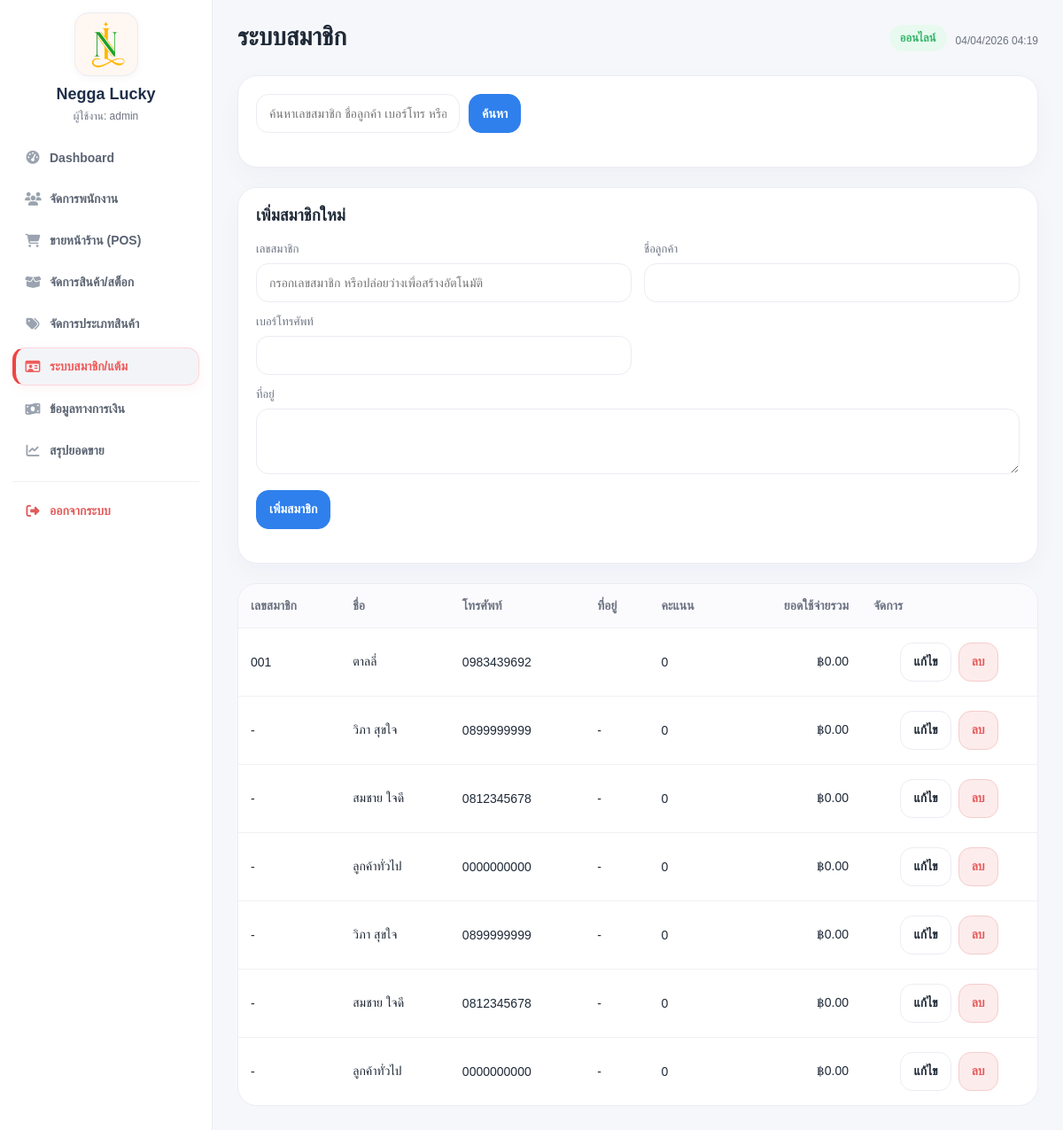
Page /negga-pos/customers.php (signed in) on the committed database.
### tables this page shows
CREATE TABLE `customers` (
  `id` int(11) NOT NULL,
  `member_code` varchar(30) DEFAULT NULL,
  `name` varchar(100) NOT NULL,
  `phone` varchar(30) DEFAULT NULL,
  `address` text DEFAULT NULL,
  `points` int(11) NOT NULL DEFAULT 0,
  `total_spent` decimal(10,2) NOT NULL DEFAULT 0.00,
  `created_at` timestamp NOT NULL DEFAULT current_timestamp()
);

### negga-pos/includes/functions.php (called while the page is built, shortened)
<?php
function e(?string $value): string
{
    return htmlspecialchars((string)$value, ENT_QUOTES, 'UTF-8');
}
function money($amount): string
{
    return number_format((float)$amount, 2);
}

### negga-pos/includes/auth.php (called while the page is built, shortened)
<?php
require_once __DIR__ . '/functions.php';
function current_user_role(): ?string {
    return $_SESSION['user']['role'] ?? null;
}
function is_admin(): bool {
    return current_user_role() === 'admin';
}

### negga-pos/customers.php (the view, shortened to what this page needs)
<?php
require_once __DIR__ . '/includes/auth.php';
function customer_column_exists(PDO $pdo, string $table, string $column): bool
{
    $stmt = $pdo->prepare("
        SELECT COUNT(*)
        FROM INFORMATION_SCHEMA.COLUMNS
        WHERE TABLE_SCHEMA = DATABASE()
          AND TABLE_NAME = :table
          AND COLUMN_NAME = :column
    ");
    $stmt->execute([
        'table' => $table,
        'column' => $column,
    ]);
    return (int)$stmt->fetchColumn() > 0;
}
$hasMemberCode = customer_column_exists($pdo, 'customers', 'member_code');
$editingCustomer = null;
$search = trim($_GET['search'] ?? '');
$sql = 'SELECT * FROM customers WHERE 1=1';
$params = [];
$sql .= ' ORDER BY id DESC';
$stmt = $pdo->prepare($sql);
$stmt->execute($params);
$customers = $stmt->fetchAll(PDO::FETCH_ASSOC);
require __DIR__ . '/includes/header.php';
?>
<div class="card mb-4">
    <form class="toolbar" method="get">
        <div class="filters">
            <input
                class="input"
                type="text"
                name="search"
                placeholder="ค้นหาเลขสมาชิก ชื่อลูกค้า เบอร์โทร หรือที่อยู่"
                value="<?= e($search) ?>"
            >
            <button class="btn primary" type="submit">ค้นหา</button>
        </div>
    </form>
</div>
<div class="card mb-4">
    <h3 style="margin-top:0"><?= $editingCustomer ? 'แก้ไขข้อมูลลูกค้า' : 'เพิ่มสมาชิกใหม่' ?></h3>
    <form method="post" class="form-grid form-grid-2">
        <?php if ($hasMemberCode): ?>
            <div class="form-group">
                <label>เลขสมาชิก</label>
                <input
                    class="input"
                    name="member_code"
                    value="<?= e($editingCustomer['member_code'] ?? ($_POST['member_code'] ?? '')) ?>"
                    placeholder="กรอกเลขสมาชิก หรือปล่อยว่างเพื่อสร้างอัตโนมัติ"
                >
            </div>
        <?php endif; ?>
        <div class="form-group">
            <label>ชื่อลูกค้า</label>
            <input
                class="input"
                name="name"
                required
                value="<?= e($editingCustomer['name'] ?? ($_POST['name'] ?? '')) ?>"
            >
        </div>
        <div class="form-group">
            <label>เบอร์โทรศัพท์</label>
            <input
                class="input"
                name="phone"
                value="<?= e($editingCustomer['phone'] ?? ($_POST['phone'] ?? '')) ?>"
            >
        </div>
        <div class="form-group full-row">
            <label for="address">ที่อยู่</label>
            <textarea
                id="address"
                name="address"
                class="input"
                rows="3"
                style="height:auto;padding:12px 14px;"
            ><?= e($editingCustomer['address'] ?? ($_POST['address'] ?? '')) ?></textarea>
        </div>
        <div class="form-group full-row" style="display:flex;align-items:end;gap:10px;flex-wrap:wrap;">
            <button class="btn primary" type="submit">
                <?= $editingCustomer ? 'บันทึกการแก้ไข' : 'เพิ่มสมาชิก' ?>
            </button>
        </div>
    </form>
</div>
<div class="table-wrap">
    <table>
        <thead>
            <tr>
                <?php if ($hasMemberCode): ?>
                    <th>เลขสมาชิก</th>
                <?php endif; ?>
                <th>ชื่อ</th>
                <th>โทรศัพท์</th>
                <th>ที่อยู่</th>
                <th>คะแนน</th>
                <th class="text-right">ยอดใช้จ่ายรวม</th>
                <th class="text-center">จัดการ</th>
            </tr>
        </thead>
        <tbody>
        <?php foreach ($customers as $customer): ?>
            <tr>
                <?php if ($hasMemberCode): ?>
                    <td><?= e($customer['member_code'] ?? '-') ?></td>
                <?php endif; ?>
                <td><?= e($customer['name']) ?></td>
                <td><?= e($customer['phone']) ?></td>
                <td><?= nl2br(e($customer['address'] ?? '-')) ?></td>
                <td><?= (int)$customer['points'] ?></td>
                <td class="text-right">฿<?= money($customer['total_spent']) ?></td>
                <td class="text-center">
                    <div style="display:flex; gap:8px; justify-content:center; flex-wrap:wrap;">
                        <a
                            href="customers.php?edit=<?= (int)$customer['id'] ?>"
                            class="btn"
                            style="text-decoration:none;"
                        >
                            แก้ไข
                        </a>
                        <form method="post" onsubmit="return confirm('ยืนยันการลบข้อมูลลูกค้าคนนี้?');" style="display:inline;">
                            <button class="btn danger" type="submit">ลบ</button>
                        </form>
                    </div>
                </td>
            </tr>
        <?php endforeach; ?>
        </tbody>
    </table>
</div>
<?php require __DIR__ . '/includes/footer.php'; ?>

### negga-pos/includes/header.php (shortened to what this page needs)
<?php
require_once __DIR__ . '/auth.php';
$currentPage = basename($_SERVER['PHP_SELF']);
$pageName = match ($currentPage) {
    'index.php' => 'ภาพรวมระบบ',
    'products.php' => 'รายการสินค้าและสต็อก',
    'product_create.php' => 'เพิ่มสินค้าใหม่',
    'product_edit.php' => 'แก้ไขสินค้า',
    'pos.php' => 'ขายหน้าร้าน (POS)',
    'customers.php' => 'ระบบสมาชิก',
    'sales.php' => 'ประวัติการขาย',
    'sale_receipt.php' => 'ใบเสร็จ',
    'reports.php' => 'รายงานกราฟยอดขาย',
    'employees.php' => 'จัดการพนักงาน',
    'categories.php' => 'จัดการประเภทสินค้า',
    'finance.php' => 'ข้อมูลทางการเงิน',
    default => 'NEGGA POS'
};
?>
<!doctype html>
<html lang="th">
<head>
    <link rel="stylesheet" href="assets/style.css">
    <link rel="stylesheet" href="https://cdnjs.cloudflare.com/ajax/libs/font-awesome/6.5.0/css/all.min.css">
</head>
<body>
<div class="layout">
<div class="sidebar">
  <div class="sidebar-top">
    <div class="brand-box">
      <img src="assets/logo.png" alt="Logo" class="brand-logo">
      <h2 class="brand-title">Negga Lucky</h2>
      <div class="mini-text">ผู้ใช้งาน: <?= e($_SESSION['user']['username'] ?? 'Admin') ?></div>
    </div>
    <nav class="nav-menu">
      <a href="index.php" class="nav-link <?= $currentPage === 'index.php' ? 'active' : '' ?>">
        <i class="fa-solid fa-gauge-high"></i><span>Dashboard</span>
      </a>
      <?php if (is_admin()): ?>
      <a href="employees.php" class="nav-link <?= $currentPage === 'employees.php' ? 'active' : '' ?>">
        <i class="fa-solid fa-users"></i><span>จัดการพนักงาน</span>
      </a>
      <?php endif; ?>
      <a href="pos.php" class="nav-link <?= $currentPage === 'pos.php' ? 'active' : '' ?>">
        <i class="fa-solid fa-cart-shopping"></i><span>ขายหน้าร้าน (POS)</span>
      </a>
      <a href="products.php" class="nav-link <?= $currentPage === 'products.php' ? 'active' : '' ?>">
        <i class="fa-solid fa-box-open"></i><span>จัดการสินค้า/สต็อก</span>
      </a>
      <a href="categories.php" class="nav-link <?= $currentPage === 'categories.php' ? 'active' : '' ?>">
        <i class="fa-solid fa-tags"></i><span>จัดการประเภทสินค้า</span>
      </a>
      <a href="customers.php" class="nav-link <?= $currentPage === 'customers.php' ? 'active' : '' ?>">
        <i class="fa-regular fa-id-card"></i><span>ระบบสมาชิก/แต้ม</span>
      </a>
      <a href="finance.php" class="nav-link <?= $currentPage === 'finance.php' ? 'active' : '' ?>">
        <i class="fa-solid fa-money-bill-wave"></i><span>ข้อมูลทางการเงิน</span>
      </a>
      <a href="reports.php" class="nav-link <?= $currentPage === 'reports.php' ? 'active' : '' ?>">
        <i class="fa-solid fa-chart-line"></i><span>สรุปยอดขาย</span>
      </a>
    </nav>
    <div class="sidebar-bottom">
      <a href="logout.php" class="nav-link logout-link">
        <i class="fa-solid fa-right-from-bracket"></i><span>ออกจากระบบ</span>
      </a>
    </div>
  </div>
</div>
<main class="main">
    <div class="topbar">
        <div class="page-title"><?= e($pageName) ?></div>
        <div class="topbar-right">
            <span class="badge success">ออนไลน์</span>
            <span class="mini-text"><?= date('d/m/Y H:i') ?></span>
        </div>
    </div>
    <div class="content">

### negga-pos/includes/footer.php
        </div>
    </main>
</div>
</body>
</html>

### negga-pos/assets/style.css (style rules this page uses)
:root { --bg:#f6f7fb; --panel:#ffffff; --line:#ececf3; --primary:#2f80ed; --primary-soft:#eaf2fe; --text:#1f2937; --muted:#6b7280; --danger:#e65a5a; --danger-soft:#fdecec; --success:#35b56a; --success-soft:#e8faef; --warn:#d1a100; --warn-soft:#fff8da; }
* { box-sizing:border-box }
body { margin:0;background:var(--bg);font-family:Tahoma,Arial,sans-serif;color:var(--text) }
a { text-decoration:none;color:inherit }
.layout { display:flex;min-height:100vh }
.sidebar { width:250px;background:#fff;border-right:1px solid var(--line);padding:22px 18px;display:flex;flex-direction:column;justify-content:space-between }
.brand-box { padding:8px 10px 24px }
.brand-logo { width:54px;height:54px;border-radius:16px;background:linear-gradient(135deg,#ffe7ef,#fff4d9);display:flex;align-items:center;justify-content:center;font-weight:700;color:#222;margin-bottom:12px;border:1px solid var(--line) }
.brand-title { font-size:32px;font-weight:700;line-height:1.1 }
.nav-menu { display:flex;flex-direction:column;gap:8px }
.nav-link { padding:12px 14px;border-radius:14px;color:#4b5563;font-size:15px }
.nav-link.active { background:#fff1f3;color:#d14b62;border:1px solid #ffd6de;font-weight:700 }
.logout-link { color:#c64c4c }
.main { flex:1;display:flex;flex-direction:column }
.topbar { display:flex;justify-content:space-between;align-items:center;padding:26px 28px 8px }
.page-title { font-size:28px;font-weight:700 }
.topbar-right { display:flex;align-items:center;gap:10px }
.badge { padding:7px 12px;border-radius:999px;font-size:13px;font-weight:700 }
.badge.success { color:var(--success);background:var(--success-soft) }
.mini-text { font-size:13px;color:var(--muted) }
.content { padding:18px 28px 28px }
.card { background:var(--panel);border:1px solid var(--line);border-radius:22px;padding:20px;box-shadow:0 10px 30px rgba(20,20,50,.03) }
.toolbar { display:flex;gap:12px;align-items:center;justify-content:space-between;margin-bottom:18px;flex-wrap:wrap }
.filters { display:flex;gap:10px;flex-wrap:wrap }
.input,.select,.btn { height:44px;border-radius:14px;border:1px solid var(--line);background:#fff;padding:0 14px;font-size:14px }
.input { min-width:230px }
.btn { display:inline-flex;align-items:center;justify-content:center;cursor:pointer;font-weight:700 }
.btn.primary { background:var(--primary);border-color:var(--primary);color:#fff }
.btn.danger { background:var(--danger-soft);color:var(--danger);border-color:#f6cccc }
.table-wrap { background:#fff;border:1px solid var(--line);border-radius:22px;overflow:hidden }
table { width:100%;border-collapse:collapse }
th,td { padding:16px 14px;border-bottom:1px solid #f0f1f5;text-align:left;font-size:14px;vertical-align:middle }
th { background:#fbfbfe;color:#6b7280;font-weight:700 }
tr:last-child td { border-bottom:none }
.form-grid { display:grid;grid-template-columns:repeat(4,1fr);gap:14px;margin-bottom:18px }
.form-grid-2 { grid-template-columns:repeat(2,1fr) }
.form-group label { display:block;font-size:13px;color:var(--muted);margin-bottom:8px }
.form-group .input,.form-group .select { width:100% }
.full-row { grid-column:1/-1 }
.text-right { text-align:right }
.mb-4 { margin-bottom:22px }
.sidebar { width:240px; background:#fff; border-right:1px solid var(--line); padding:12px 14px; min-height:100vh; }
.sidebar-top { display:flex; flex-direction:column; }
.sidebar-bottom { margin-top:14px; padding-top:12px; border-top:1px solid #f0f1f5; }
.brand-box { text-align:center; padding:2px 6px 10px; margin:0; }
.brand-logo { width:72px; height:72px; object-fit:contain; display:block; margin:0 auto 10px; border-radius:16px; background:#fff7f2; padding:8px; box-shadow:0 2px 10px rgba(0,0,0,.04); }
.brand-title { margin:0; font-size:18px; font-weight:800; line-height:1.2; color:#1f2f4a; }
.mini-text { margin-top:6px; font-size:12px; color:var(--muted); }
.nav-menu { display:flex; flex-direction:column; gap:6px; margin-top:10px; }
.nav-link { display:flex; align-items:center; gap:10px; padding:12px 14px; border-radius:14px; text-decoration:none; color:#5b6472; font-size:14px; font-weight:700; transition:all .18s ease; }
.nav-link i { width:18px; text-align:center; color:#9aa3af; font-size:15px; flex:0 0 18px; }
.nav-link.active { background:#f3f4f7; color:#ef5a5a; border-left:4px solid #ef4444; padding-left:10px; box-shadow:0 4px 14px rgba(239,68,68,.06); }
.nav-link.active i { color:#ef5a5a; }
.logout-link { color:#e25b5b; }
.logout-link i { color:#e25b5b; }

### rows in the picture
customers: member_code "001", name "ตาลลี่", phone "0983439692", points "0", total_spent "0.00"
customers: member_code "-", name "วิภา สุขใจ", phone "0899999999", address "-", points "0", total_spent "0.00"
customers: member_code "-", name "สมชาย ใจดี", phone "0812345678", address "-", points "0", total_spent "0.00"
customers: member_code "-", name "ลูกค้าทั่วไป", phone "0000000000", address "-", points "0", total_spent "0.00"
customers: member_code "-", name "วิภา สุขใจ", phone "0899999999", address "-", points "0", total_spent "0.00"
customers: member_code "-", name "สมชาย ใจดี", phone "0812345678", address "-", points "0", total_spent "0.00"
customers: member_code "-", name "ลูกค้าทั่วไป", phone "0000000000", address "-", points "0", total_spent "0.00"

### other values in the picture
$_SESSION['user']['username'] "admin"
$pageName "ระบบสมาชิก"
